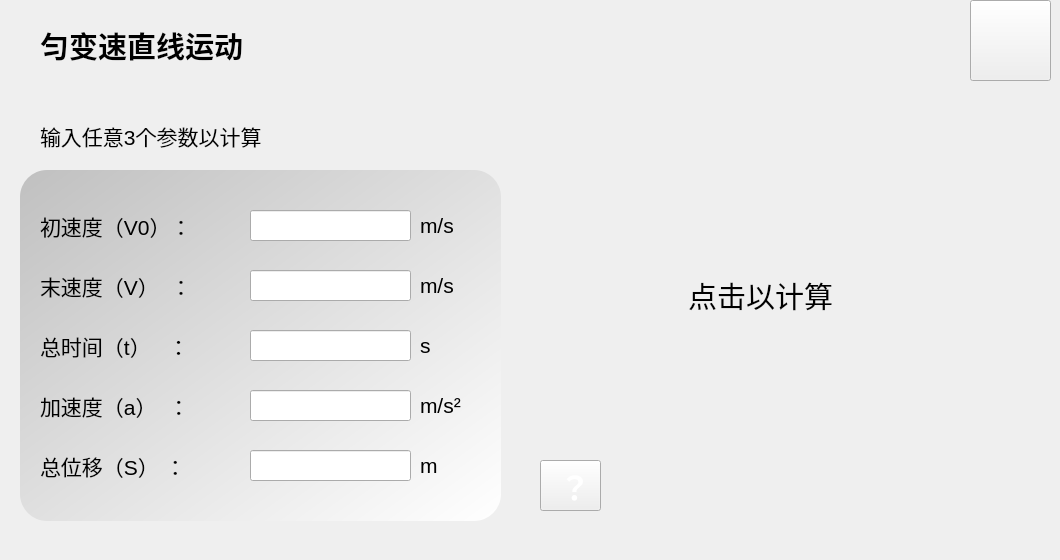
    <widget class="QWidget" name="car">
     <property name="styleSheet">
      <string notr="true"/>
     </property>
     <widget class="QLineEdit" name="car_v0">
      <property name="geometry">
       <rect>
        <x>250</x>
        <y>210</y>
        <width>161</width>
        <height>31</height>
       </rect>
      </property>
      <property name="font">
       <font>
        <family>Arial</family>
        <pointsize>14</pointsize>
       </font>
      </property>
      <property name="styleSheet">
       <string notr="true"/>
      </property>
      <property name="text">
       <string/>
      </property>
     </widget>
     <widget class="QLabel" name="label1">
      <property name="geometry">
       <rect>
        <x>40</x>
        <y>10</y>
        <width>391</width>
        <height>71</height>
       </rect>
      </property>
      <property name="font">
       <font>
        <family>Arial</family>
        <pointsize>22</pointsize>
        <weight>75</weight>
        <italic>false</italic>
        <bold>true</bold>
       </font>
      </property>
      <property name="text">
       <string>匀变速直线运动</string>
      </property>
     </widget>
     <widget class="QPushButton" name="car_1">
      <property name="geometry">
       <rect>
        <x>530</x>
        <y>150</y>
        <width>461</width>
        <height>291</height>
       </rect>
      </property>
      <property name="font">
       <font>
        <family>Arial</family>
        <pointsize>22</pointsize>
        <weight>50</weight>
        <bold>false</bold>
       </font>
      </property>
      <property name="styleSheet">
       <string notr="true">QPushButton {

  background-image: url(D:/caculator/cal/匀变速直线.png);
}
</string>
      </property>
      <property name="text">
       <string>点击以计算</string>
      </property>
      <property name="flat">
       <bool>true</bool>
      </property>
     </widget>
     <widget class="QPushButton" name="prt1">
      <property name="geometry">
       <rect>
        <x>970</x>
        <y>0</y>
        <width>81</width>
        <height>81</height>
       </rect>
      </property>
      <property name="styleSheet">
       <string notr="true">QPushButton {
  background-image: url(D:/caculator/cal/rt.png);
}</string>
      </property>
      <property name="text">
       <string/>
      </property>
     </widget>
     <widget class="QLineEdit" name="car_t">
      <property name="geometry">
       <rect>
        <x>250</x>
        <y>330</y>
        <width>161</width>
        <height>31</height>
       </rect>
      </property>
      <property name="font">
       <font>
        <family>Arial</family>
        <pointsize>14</pointsize>
       </font>
      </property>
      <property name="text">
       <string/>
      </property>
     </widget>
     <widget class="QLineEdit" name="car_s">
      <property name="geometry">
       <rect>
        <x>250</x>
        <y>450</y>
        <width>161</width>
        <height>31</height>
       </rect>
      </property>
      <property name="font">
       <font>
        <family>Arial</family>
        <pointsize>14</pointsize>
       </font>
      </property>
      <property name="text">
       <string/>
      </property>
     </widget>
     <widget class="QLineEdit" name="car_v">
      <property name="geometry">
       <rect>
        <x>250</x>
        <y>270</y>
        <width>161</width>
        <height>31</height>
       </rect>
      </property>
      <property name="font">
       <font>
        <family>Arial</family>
        <pointsize>14</pointsize>
       </font>
      </property>
      <property name="styleSheet">
       <string notr="true"/>
      </property>
      <property name="text">
       <string/>
      </property>
     </widget>
     <widget class="QLineEdit" name="car_a">
      <property name="geometry">
       <rect>
        <x>250</x>
        <y>390</y>
        <width>161</width>
        <height>31</height>
       </rect>
      </property>
      <property name="font">
       <font>
        <family>Arial</family>
        <pointsize>14</pointsize>
       </font>
      </property>
      <property name="text">
       <string/>
      </property>
     </widget>
     <widget class="QLabel" name="label_4">
      <property name="geometry">
       <rect>
        <x>40</x>
        <y>210</y>
        <width>181</width>
        <height>31</height>
       </rect>
      </property>
      <property name="font">
       <font>
        <family>Arial</family>
        <pointsize>16</pointsize>
       </font>
      </property>
      <property name="text">
       <string>初速度（V0）：</string>
      </property>
     </widget>
     <widget class="QLabel" name="label_5">
      <property name="geometry">
       <rect>
        <x>40</x>
        <y>270</y>
        <width>181</width>
        <height>31</height>
       </rect>
      </property>
      <property name="font">
       <font>
        <family>Arial</family>
        <pointsize>16</pointsize>
       </font>
      </property>
      <property name="text">
       <string>末速度（V）  ：</string>
      </property>
     </widget>
     <widget class="QLabel" name="label_6">
      <property name="geometry">
       <rect>
        <x>40</x>
        <y>330</y>
        <width>191</width>
        <height>31</height>
       </rect>
      </property>
      <property name="font">
       <font>
        <family>Arial</family>
        <pointsize>16</pointsize>
       </font>
      </property>
      <property name="text">
       <string>总时间（t）   ：</string>
      </property>
     </widget>
     <widget class="QLabel" name="label_7">
      <property name="geometry">
       <rect>
        <x>40</x>
        <y>390</y>
        <width>191</width>
        <height>31</height>
       </rect>
      </property>
      <property name="font">
       <font>
        <family>Arial</family>
        <pointsize>16</pointsize>
       </font>
      </property>
      <property name="text">
       <string>加速度（a）  ：</string>
      </property>
     </widget>
     <widget class="QLabel" name="label_8">
      <property name="geometry">
       <rect>
        <x>40</x>
        <y>450</y>
        <width>191</width>
        <height>31</height>
       </rect>
      </property>
      <property name="font">
       <font>
        <family>Arial</family>
        <pointsize>16</pointsize>
       </font>
      </property>
      <property name="text">
       <string>总位移（S） ：</string>
      </property>
     </widget>
     <widget class="QLabel" name="car_err">
      <property name="geometry">
       <rect>
        <x>540</x>
        <y>470</y>
        <width>451</width>
        <height>81</height>
       </rect>
      </property>
      <property name="font">
       <font>
        <family>Arial</family>
        <pointsize>18</pointsize>
       </font>
      </property>
      <property name="text">
       <string/>
      </property>
     </widget>
     <widget class="QLabel" name="label">
      <property name="geometry">
       <rect>
        <x>420</x>
        <y>210</y>
        <width>61</width>
        <height>31</height>
       </rect>
      </property>
      <property name="font">
       <font>
        <family>Arial</family>
        <pointsize>16</pointsize>
       </font>
      </property>
      <property name="text">
       <string>m/s</string>
      </property>
     </widget>
     <widget class="QLabel" name="label_2">
      <property name="geometry">
       <rect>
        <x>420</x>
        <y>270</y>
        <width>61</width>
        <height>31</height>
       </rect>
      </property>
      <property name="font">
       <font>
        <family>Arial</family>
        <pointsize>16</pointsize>
       </font>
      </property>
      <property name="text">
       <string>m/s</string>
      </property>
     </widget>
     <widget class="QLabel" name="label_3">
      <property name="geometry">
       <rect>
        <x>420</x>
        <y>330</y>
        <width>61</width>
        <height>31</height>
       </rect>
      </property>
      <property name="font">
       <font>
        <family>Arial</family>
        <pointsize>16</pointsize>
       </font>
      </property>
      <property name="text">
       <string>s</string>
      </property>
     </widget>
     <widget class="QLabel" name="label_48">
      <property name="geometry">
       <rect>
        <x>420</x>
        <y>390</y>
        <width>61</width>
        <height>31</height>
       </rect>
      </property>
      <property name="font">
       <font>
        <family>Arial</family>
        <pointsize>16</pointsize>
       </font>
      </property>
      <property name="text">
       <string>m/s²</string>
      </property>
     </widget>
     <widget class="QLabel" name="label_49">
      <property name="geometry">
       <rect>
        <x>420</x>
        <y>450</y>
        <width>71</width>
        <height>31</height>
       </rect>
      </property>
      <property name="font">
       <font>
        <family>Arial</family>
        <pointsize>16</pointsize>
       </font>
      </property>
      <property name="text">
       <string>m</string>
      </property>
     </widget>
     <widget class="QLabel" name="label_50">
      <property name="geometry">
       <rect>
        <x>40</x>
        <y>110</y>
        <width>401</width>
        <height>51</height>
       </rect>
      </property>
      <property name="font">
       <font>
        <family>Arial</family>
        <pointsize>16</pointsize>
       </font>
      </property>
      <property name="text">
       <string>输入任意3个参数以计算</string>
      </property>
     </widget>
     <widget class="QLabel" name="label_51">
      <property name="geometry">
       <rect>
        <x>20</x>
        <y>170</y>
        <width>481</width>
        <height>351</height>
       </rect>
      </property>
      <property name="styleSheet">
       <string notr="true">background-color: qlineargradient(spread:pad, x1:0, y1:0, x2:1, y2:1, stop:0 rgba(192, 192, 192, 255,100), stop:1 rgba(255, 255, 255, 255,100));
  border-radius: 27px;</string>
      </property>
      <property name="text">
       <string/>
      </property>
     </widget>
     <widget class="QPushButton" name="e1_2">
      <property name="geometry">
       <rect>
        <x>540</x>
        <y>460</y>
        <width>61</width>
        <height>51</height>
       </rect>
      </property>
      <property name="font">
       <font>
        <family>Arial</family>
        <pointsize>24</pointsize>
        <weight>75</weight>
        <bold>true</bold>
       </font>
      </property>
      <property name="styleSheet">
       <string notr="true">QPushButton {
	color: rgb(255, 255, 255);

  background-image: url(D:/caculator/cal/t.png);
}
</string>
      </property>
      <property name="text">
       <string> ？</string>
      </property>
     </widget>
     <zorder>label_51</zorder>
     <zorder>car_v0</zorder>
     <zorder>label1</zorder>
     <zorder>car_1</zorder>
     <zorder>prt1</zorder>
     <zorder>car_t</zorder>
     <zorder>car_s</zorder>
     <zorder>car_v</zorder>
     <zorder>car_a</zorder>
     <zorder>label_4</zorder>
     <zorder>label_5</zorder>
     <zorder>label_6</zorder>
     <zorder>label_7</zorder>
     <zorder>label_8</zorder>
     <zorder>car_err</zorder>
     <zorder>label</zorder>
     <zorder>label_2</zorder>
     <zorder>label_3</zorder>
     <zorder>label_48</zorder>
     <zorder>label_49</zorder>
     <zorder>label_50</zorder>
     <zorder>e1_2</zorder>
    </widget>
